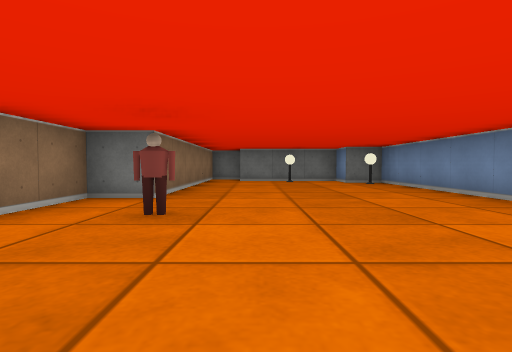
view 1 (above)

12 first-person views from a walk through a cub3D level. The camera is about half as high as the walls, tilts 2° down and sees 80° across. The floor is counted in squares. Each view is taken from the middle of a square. On the plan, view 1 faces up. The plan holds only what a view shows up to about 9 squares ahead; the rest is blank. The place goes on beyond the plan.

view 2
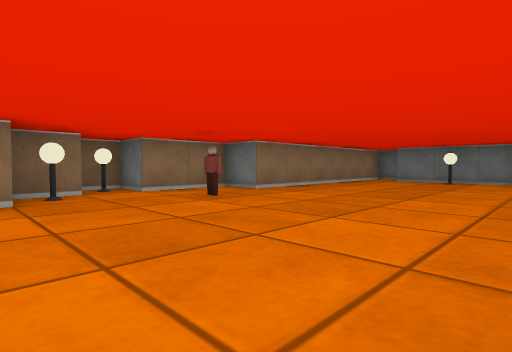

view 3
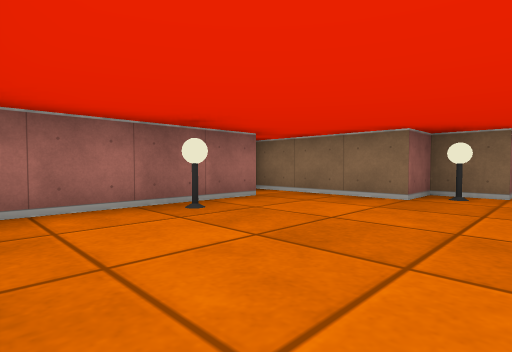

view 4
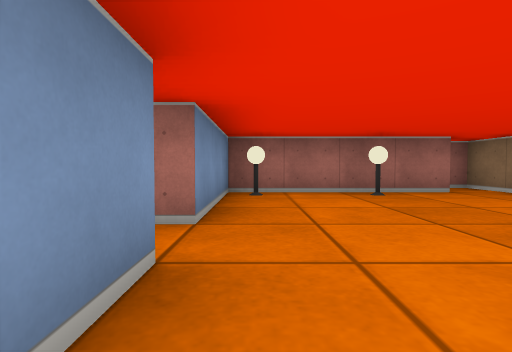

view 5
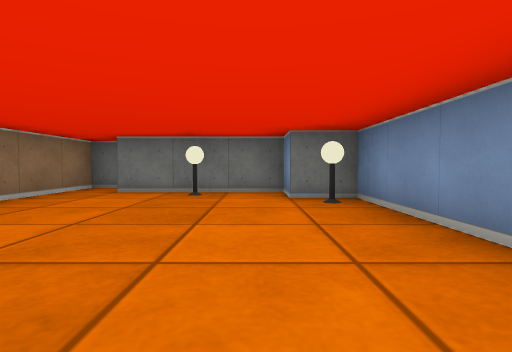

view 6
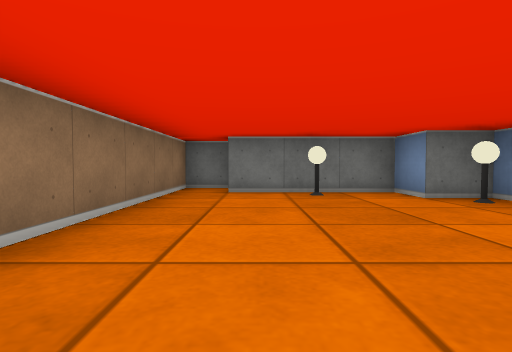

view 7
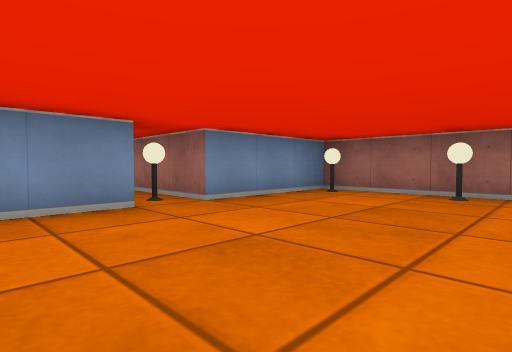

view 8
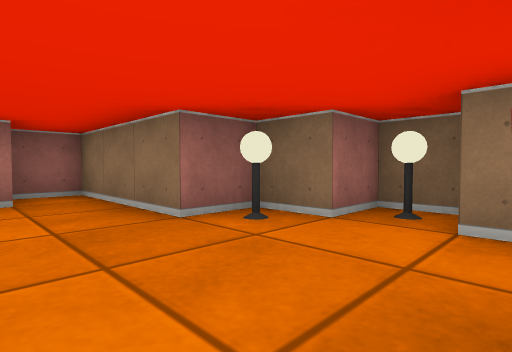

view 9
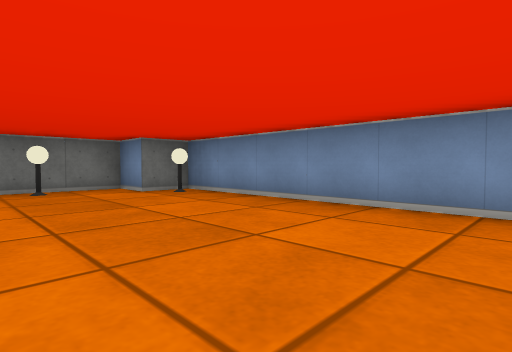

view 10
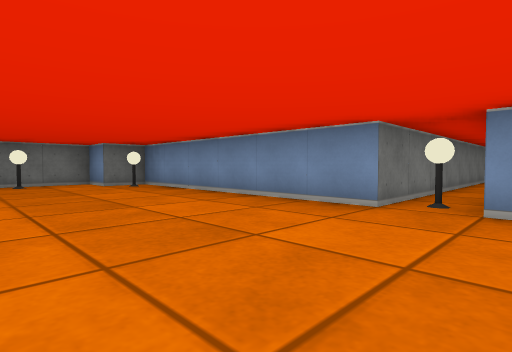

view 11
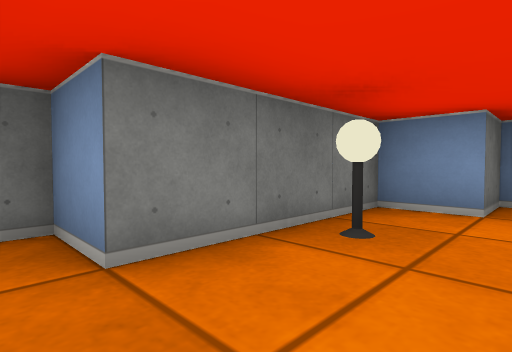

view 12
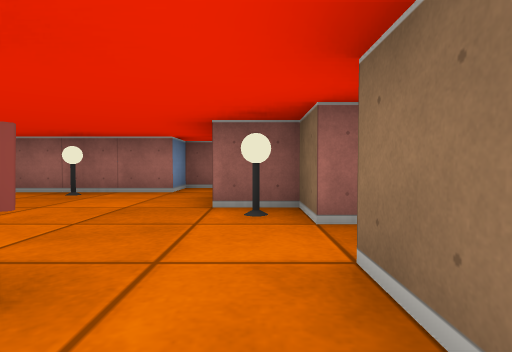

### Floor plan
Points are (right, up) in squares from view 1. A wall is a line through its corners. A room is listed if a view was taken in it or the views show most of it. See-through windows are left out.
Room 1 (views 1, 2, 3, 4, 5, 6, 7, 8, 9, 10, 11, 12)
walls: (5.5, 2.5) (3.5, 2.5) (3.5, 8.5) (2.5, 8.5) (2.5, 9.5) (-0.5, 9.5) (-0.5, 10.5) (-1.5, 10.5) (-1.5, 4.5) (-2.5, 4.5) (-2.5, 2.5) (-3.5, 2.5) (-3.5, 1.5) (-2.5, 1.5) (-2.5, 0.5) (-1.5, 0.5) (-1.5, -2.5) (-0.5, -2.5) (-0.5, -1.5) (3.5, -1.5) (3.5, 1.5) (5.5, 1.5)
objects: lamp (-3, 2); lamp (-2, 1); figure (-1, 3); lamp (1, -1); lamp (1, 9); lamp (3, -1); lamp (3, 8); lamp (4, 2)

Where each view was taken, in squares from view 1:
view 1: 0 up, 0 right, facing up
view 2: 0 up, 3 right, facing up-left
view 3: 2 up, 3 right, facing down-left
view 4: 4 up, 3 right, facing down
view 5: 4 up, 2 right, facing up
view 6: 4 up, 0 right, facing up
view 7: 4 up, 0 right, facing down-right
view 8: 3 up, 0 right, facing down-left
view 9: 3 up, 0 right, facing up-right
view 10: 1 up, 0 right, facing up-right
view 11: 8 up, 1 left, facing up-right
view 12: 4 up, 2 left, facing down
